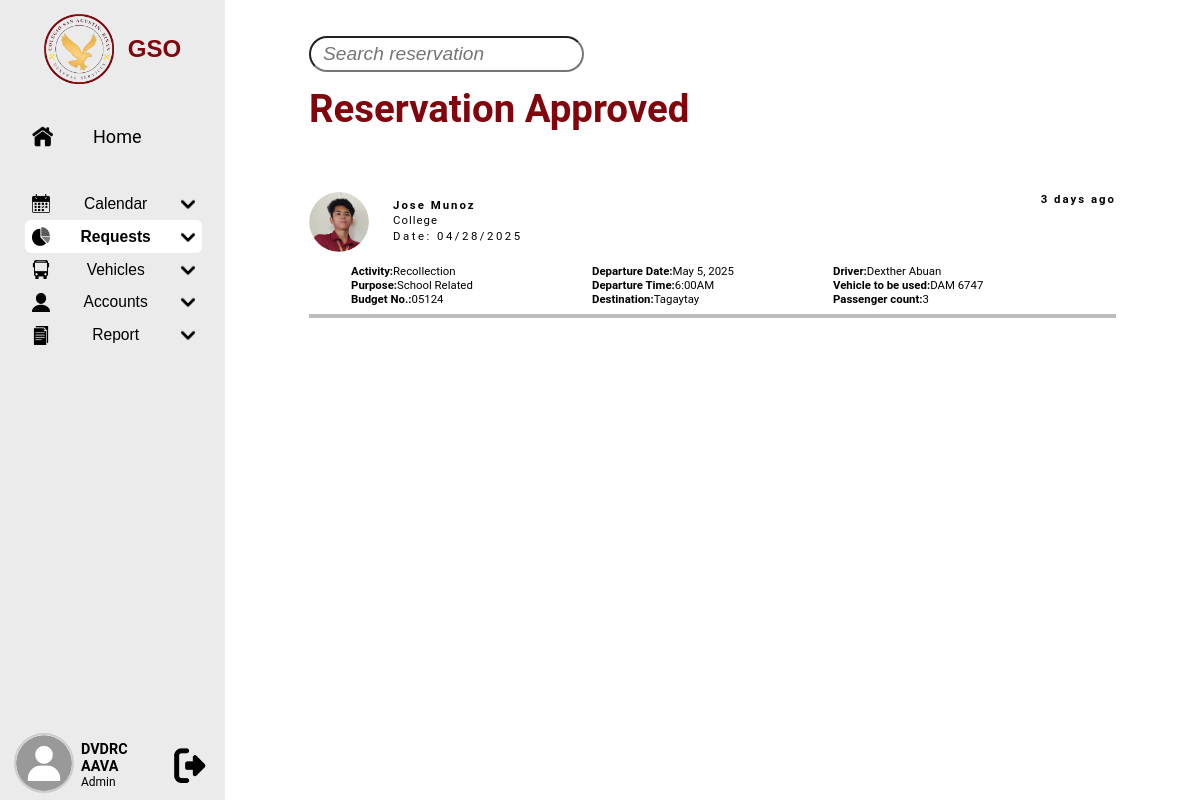
The page /GSO.php?rapp=a&vrfid=2025-042801 (signed in) on the database its author committed.
### tables this page shows
CREATE TABLE `vrftb` (
  `id` varchar(20) NOT NULL,
  `name` varchar(50) DEFAULT NULL,
  `department` varchar(50) DEFAULT NULL,
  `activity` varchar(50) DEFAULT NULL,
  `purpose` varchar(20) DEFAULT NULL,
  `date_filed` date DEFAULT NULL,
  `budget_no` varchar(10) DEFAULT NULL,
  `vehicle` varchar(50) DEFAULT NULL,
  `driver` varchar(50) DEFAULT NULL,
  `destination` varchar(255) DEFAULT NULL,
  `departure` datetime DEFAULT NULL,
  `passenger_count` int(10) DEFAULT NULL,
  `passenger_attachment` varchar(255) DEFAULT NULL,
  `transportation_cost` varchar(255) DEFAULT NULL,
  `total_cost` decimal(10,2) DEFAULT 0.00,
  `letter_attachment` varchar(255) DEFAULT NULL,
  `created_at` timestamp NOT NULL DEFAULT current_timestamp(),
  `updated_at` timestamp NOT NULL DEFAULT current_timestamp() ON UPDATE current_timestamp(),
  `gsoassistant_status` enum('Pending','Seen','Rejected','Approved') DEFAULT 'Pending',
  `immediatehead_status` enum('Pending','Seen','Rejected','Approved') DEFAULT 'Pending',
  `gsodirector_status` enum('Pending','Seen','Rejected','Approved') DEFAULT 'Pending',
  `accounting_status` enum('Pending','Seen','Rejected','Approved') DEFAULT 'Pending',
  PRIMARY KEY (`id`)
);

CREATE TABLE `usertb` (
  `employeeid` varchar(10) NOT NULL,
  `ppicture` varchar(255) DEFAULT 'default_avatar.png',
  `fname` varchar(30) DEFAULT NULL,
  `lname` varchar(30) DEFAULT NULL,
  `pword` varchar(100) DEFAULT NULL,
  `role` varchar(20) DEFAULT 'User',
  `department` varchar(30) DEFAULT NULL,
  `created_at` timestamp NOT NULL DEFAULT current_timestamp(),
  `updated_at` timestamp NOT NULL DEFAULT current_timestamp() ON UPDATE current_timestamp(),
  PRIMARY KEY (`employeeid`)
);

### GSO.php (the view, shortened to what this page needs)
<!DOCTYPE html>
<html lang="en">
   <head>
      <link rel="stylesheet" href="styles.css">
      <link rel="stylesheet" href="https://cdnjs.cloudflare.com/ajax/libs/font-awesome/6.4.2/css/all.min.css">
   </head>
<body>
   <nav class="sidebar active">
      <button onclick="toggleSidebar()" id="logo">
         <img src="PNG/GSO_Logo.png" alt="">
         <span class="logo">GSO</span>
      </button>
      <li id="home">
         <a href="GSO.php" class="icon">
            <div>
               <img src="PNG/Home.png" alt="Home">
               <span class="title">Home</span>
            </div>
         </a>
      </li>
      <ul class="nav-list">
         <li style="height: 2.5vw;"></li>
         <li>
            <button onclick="toggleDropdown(this)" class="dropdown-btn" id="calendar">
               <img src="PNG/Calendar.png" alt="Calendar">
               <span>Calendar</span>
               <img src="PNG/Down.png" alt="DropDown">
            </button>
         </li>
         <?php
            if ($_SESSION['role'] != 'User') {
               ?>
                  <li>
                     <button onclick="toggleDropdown(this)" class="dropdown-btn" id="requests">
                        <img src="PNG/Pie.png" alt="Requests">
                        <span>Requests</span>
                        <img src="PNG/Down.png" alt="DropDown">
                     </button>
                  </li>
               <?php
            }
            if (in_array($_SESSION['role'], ['Secretary', 'Admin', 'Director']))
            {
               ?>
                  <li>
                     <button onclick="toggleDropdown(this)" class="dropdown-btn" id="vehicle">
                        <img src="PNG/Vehicle.png" alt="Vehicle">
                        <span>Vehicles</span>
                        <img src="PNG/Down.png" alt="DropDown">
                     </button>
                  </li>
                  <li>
                     <button onclick="toggleDropdown(this)" class="dropdown-btn" id="account">
                        <img src="PNG/Account.png" alt="Report">
                        <span>Accounts</span>
                        <img src="PNG/Down.png" alt="DropDown">
                     </button>
                  </li>
                  <li>
                     <button onclick="toggleDropdown(this)" class="dropdown-btn" id="report">
                        <img src="PNG/File.png" alt="Report">
                        <span>Report</span>
                        <img src="PNG/Down.png" alt="DropDown">
                     </button>
                  </li>
               <?php
            }
         ?>
      </ul>
<div id="logout">
    <form id="uploadForm" method="POST" enctype="multipart/form-data">
        <img id="picture"
             src="uploads/<?php echo $_SESSION['ppicture']; ?>"
             alt="Profile Picture"
            style="cursor: pointer; width: 5vw; height: 5vw; object-fit: cover; border-radius: 50%; border: 2px solid #ccc;"
             title="Click to change profile picture">
    </form>
    <div id="profile-text">
        <span id="name"><?php echo $_SESSION['lname']." ".$_SESSION['fname']; ?></span>
        <span id="role"><?php echo $_SESSION['role']; ?></span>
    </div>
    <a href="index.php">
        <button type="button">
            <img id="logout-img" src="PNG/Logout.png" alt="Logout">
        </button>
    </a>
</div>
   </nav>
   <?php
      if(isset($_GET["papp"]) and !empty($_GET["papp"]))
      {
         ?>
            <main>
         <?php
      }
      else
      {
         ?>
            <main>
         <?php
      }
   ?>
      <?php
         if(isset($_GET["papp"]) and !empty($_GET["papp"]))
         pendingApproval();
         elseif(isset($_GET["rapp"]) and !empty($_GET["rapp"]))
         reservationApproved();
         elseif(isset($_GET["creq"]) and !empty($_GET["creq"]))
         cancelledRequests();
         elseif(isset($_GET["aveh"]) and !empty($_GET["aveh"]))
         addVehicle();
         elseif(isset($_GET["mveh"]) and !empty($_GET["mveh"]))
         manageVehicle();
         elseif(isset($_GET["mche"]) and !empty($_GET["mche"]))
         maintenanceChecklist();
         elseif(isset($_GET["vres"]) and !empty($_GET["vres"]))
         vehicleReservationForm();
         elseif(isset($_GET["vsch"]) and !empty($_GET["vsch"]))
         vehicleSchedules();
         elseif(isset($_GET["macc"]) and !empty($_GET["macc"]))
         manageAccount();
         elseif(isset($_GET["mdep"]) and !empty($_GET["mdep"]))
         manageDepartment();
         elseif(isset($_GET["srep"]) and !empty($_GET["srep"]))
         summaryReport();
         elseif(isset($_GET["mrep"]) and !empty($_GET["mrep"]))
         maintenanceReport();
         else
         home();
      ?>
   </main>
</body>
</html>
      <?php
   function reservationApproved()
   {
      ?>
         <input class="search" type="text" id="search" placeholder="Search reservation">
         <div class="maintitle">
            <h1>Reservation Approved</h1>
            <?php
               include 'config.php';
            ?>
         </div>
         <div class="whitespace"></div>
         <?php
            $selectvrf = "SELECT * FROM vrftb WHERE gsoassistant_status='Approved' AND immediatehead_status='Approved' AND gsodirector_status='Approved' AND accounting_status='Approved' ORDER BY date_filed DESC, id DESC";
            $resultvrf = $conn->query($selectvrf);
            if ($resultvrf->num_rows > 0) {
               while($rowvrf = $resultvrf->fetch_assoc()) {
                  ?>
                     <a href="GSO.php?rapp=a&vrfid=<?php echo $rowvrf['id']; ?>#vrespopup" class="link" style="text-decoration:none;">
                  <?php
                     if($rowvrf[$status] != "Seen")
                     {
                        ?> <div class="info-box"> <?php
                     }
                     else
                     {
                        ?> <div class="info-box" style="background-color:#eeeeee;"> <?php
                     }
                        ?>
                           <div class="pending">
                              <span class="time">
                                 <?php
                                    $updated_at = strtotime($rowvrf['updated_at']);
                                    $now = time();
                                    $interval = $now - $updated_at;
                                    if ($interval < 60) {
                                        echo 'Just now';
                                    } elseif ($interval < 3600) {
                                        $minutes = floor($interval / 60);
                                        echo $minutes . ' minute' . ($minutes > 1 ? 's' : '') . ' ago';
                                    } elseif ($interval < 86400) {
                                        $hours = floor($interval / 3600);
                                        echo $hours . ' hour' . ($hours > 1 ? 's' : '') . ' ago';
                                    } else {
                                        $days = floor($interval / 86400);
                                        echo $days . ' day' . ($days > 1 ? 's' : '') . ' ago';
                                    }
                                 ?>
                              </span>
                           </div>
                           <div class="info-heading">
                              <img src="uploads/Maynard.png" alt="Profile">
                              <span class="info-heading-text">
                                 <span class="name"><?php echo $rowvrf['name'] ?></span>
                                 <span class="department"><?php echo $rowvrf['department'] ?></span>
                                 <span class="date"><?php echo "Date: ".date("m/d/Y", strtotime($rowvrf['date_filed']));?></span>
                              </span>
                           </div>
                           <div class="info-details">
                              <div>
                                 <div><div class="title">Activity:</div><div class="dikoalam"><?php echo $rowvrf['activity']; ?></div></div>
                                 <div><div class="title">Purpose:</div><div class="dikoalam"><?php echo $rowvrf['purpose']; ?></div></div>
                                 <div><div class="title">Budget No.:</div><div class="dikoalam"><?php echo $rowvrf['budget_no']; ?></div></div>
                              </div>
                              <div>
                                 <div><div class="title">Departure Date:</div><div class="dikoalam"><?php echo (new DateTime($rowvrf['departure']))->format("F j, Y"); ?></div></div>
                                 <div><div class="title">Departure Time:</div><div class="dikoalam"><?php echo (new DateTime($rowvrf['departure']))->format("g:iA"); ?></div></div>
                                 <div><div class="title">Destination:</div><div class="dikoalam"><?php echo $rowvrf['destination']; ?></div></div>
                              </div>
                              <div>
                                 <div><div class="title">Driver:</div><div class="dikoalam">
                                    <?php
                                       $employeeid = $rowvrf['driver'];
                                       $selectdriver = "SELECT * FROM usertb WHERE employeeid = '$employeeid'";
                                       $resultdriver = $conn->query($selectdriver);
                                       if ($resultdriver->num_rows > 0) {
                                          $rowdriver = $resultdriver->fetch_assoc();
                                          echo $rowdriver['fname']." ".$rowdriver['lname'];
                                       } else {
                                          echo $rowvrf['driver'];
                                       }
                                    ?>
                                 </div></div>
                                 <div><div class="title">Vehicle to be used:</div><div class="dikoalam"><?php echo $rowvrf['vehicle']; ?></div></div>
                                 <div><div class="title">Passenger count:</div><div class="dikoalam"><?php echo $rowvrf['passenger_count'] ?></div></div>
                              </div>
                           </div>
                        </div>
                     </a>
                  <?php
               }
            }
         ?>
      <?php
   }
      ?>

### styles.css (style rules this page uses)
:root { --light-gray: #ebebeb; --dark-gray: #bcbcbc; --sidebar-width: 23.33vw; --maroon: #80050d; --yellow: #efb954; }
* { margin: 0; padding: 0; box-sizing: border-box; text-decoration: none; color: black; }
body { padding: 0; font-family: 'Roboto', sans-serif; background-color: white; display: flex; flex-direction: row; }
li { list-style: none; }
.sidebar ul { height: calc(100% - 17.5vw); scrollbar-width: none; scrollbar-color: #999 #f1f1f1; scroll-behavior: smooth; overflow-y: auto; overflow-x: hidden; }

### rows shown on the page
vrftb: shows "s", name "Jose Munoz", department "College", date_filed "04/28/2025", activity "Recollection", purpose "School Related", budget_no "05124", departure "May 5, 2025", departure "6:00AM", destination "Tagaytay", usertb.fname "Dexther", usertb.lname "Abuan", vehicle "DAM 6747", passenger_count "3"

### other values the page prints
$_SESSION['lname'] "DVDRC"
$_SESSION['fname'] "AAVA"
$_SESSION['role'] "Admin"
